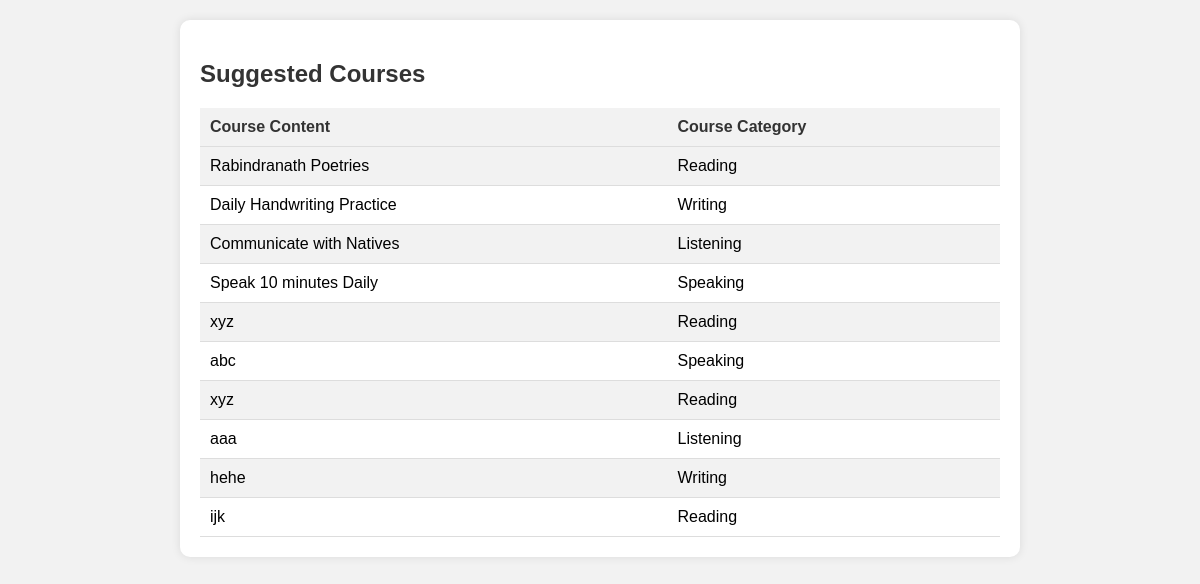
The app's page /view_suggested_courses.php with its own data.
### tables this page shows
CREATE TABLE `suggested_courses` (
  `suggest_id` int(11) NOT NULL,
  `instructor_id` int(11) DEFAULT NULL,
  `Content` text DEFAULT NULL,
  `Category` enum('Reading','Writing','Listening','Speaking') DEFAULT NULL
);

### view_suggested_courses.php (the view, shortened to what this page needs)
<!DOCTYPE html>
<html lang="en">
<head>
</head>
<body>
    <div class="container">
        <?php
        include('dbconnect.php');
        $sql = "SELECT * FROM suggested_courses";
        $result = $conn->query($sql);
        if ($result->num_rows > 0) {
            echo "<h2>Suggested Courses</h2>";
            echo "<table>";
            echo "<tr><th>Course Content</th><th>Course Category</th></tr>";
            while($row = $result->fetch_assoc()) {
                echo "<tr><td>" . $row["Content"]. "</td><td>" . $row["Category"] . "</td></tr>";
            }
            echo "</table>";
        } else {
            echo "<p class='message'>No suggested courses found.</p>";
        }
        ?>
    </div>
</body>
</html>

### view_suggested_courses.php (style rules this page uses)
body { font-family: Arial, sans-serif; background-color: #f2f2f2; margin: 0; padding: 20px; }
h2 { color: #333; }
table { width: 100%; border-collapse: collapse; margin-top: 20px; }
th, td { padding: 10px; text-align: left; border-bottom: 1px solid #ddd; }
th { background-color: #f2f2f2; color: #333; }
tr:nth-child(even) { background-color: #f2f2f2; }
.container { max-width: 800px; margin: 0 auto; background-color: #fff; padding: 20px; border-radius: 10px; box-shadow: 0 0 10px rgba(0, 0, 0, 0.1); }

### records on screen
suggested_courses: Content "Rabindranath Poetries", Category "Reading"
suggested_courses: Content "Daily Handwriting Practice", Category "Writing"
suggested_courses: Content "Communicate with Natives", Category "Listening"
suggested_courses: Content "Speak 10 minutes Daily", Category "Speaking"
suggested_courses: Content "xyz", Category "Reading"
suggested_courses: Content "abc", Category "Speaking"
suggested_courses: Content "xyz", Category "Reading"
suggested_courses: Content "aaa", Category "Listening"
suggested_courses: Content "hehe", Category "Writing"
suggested_courses: Content "ijk", Category "Reading"
